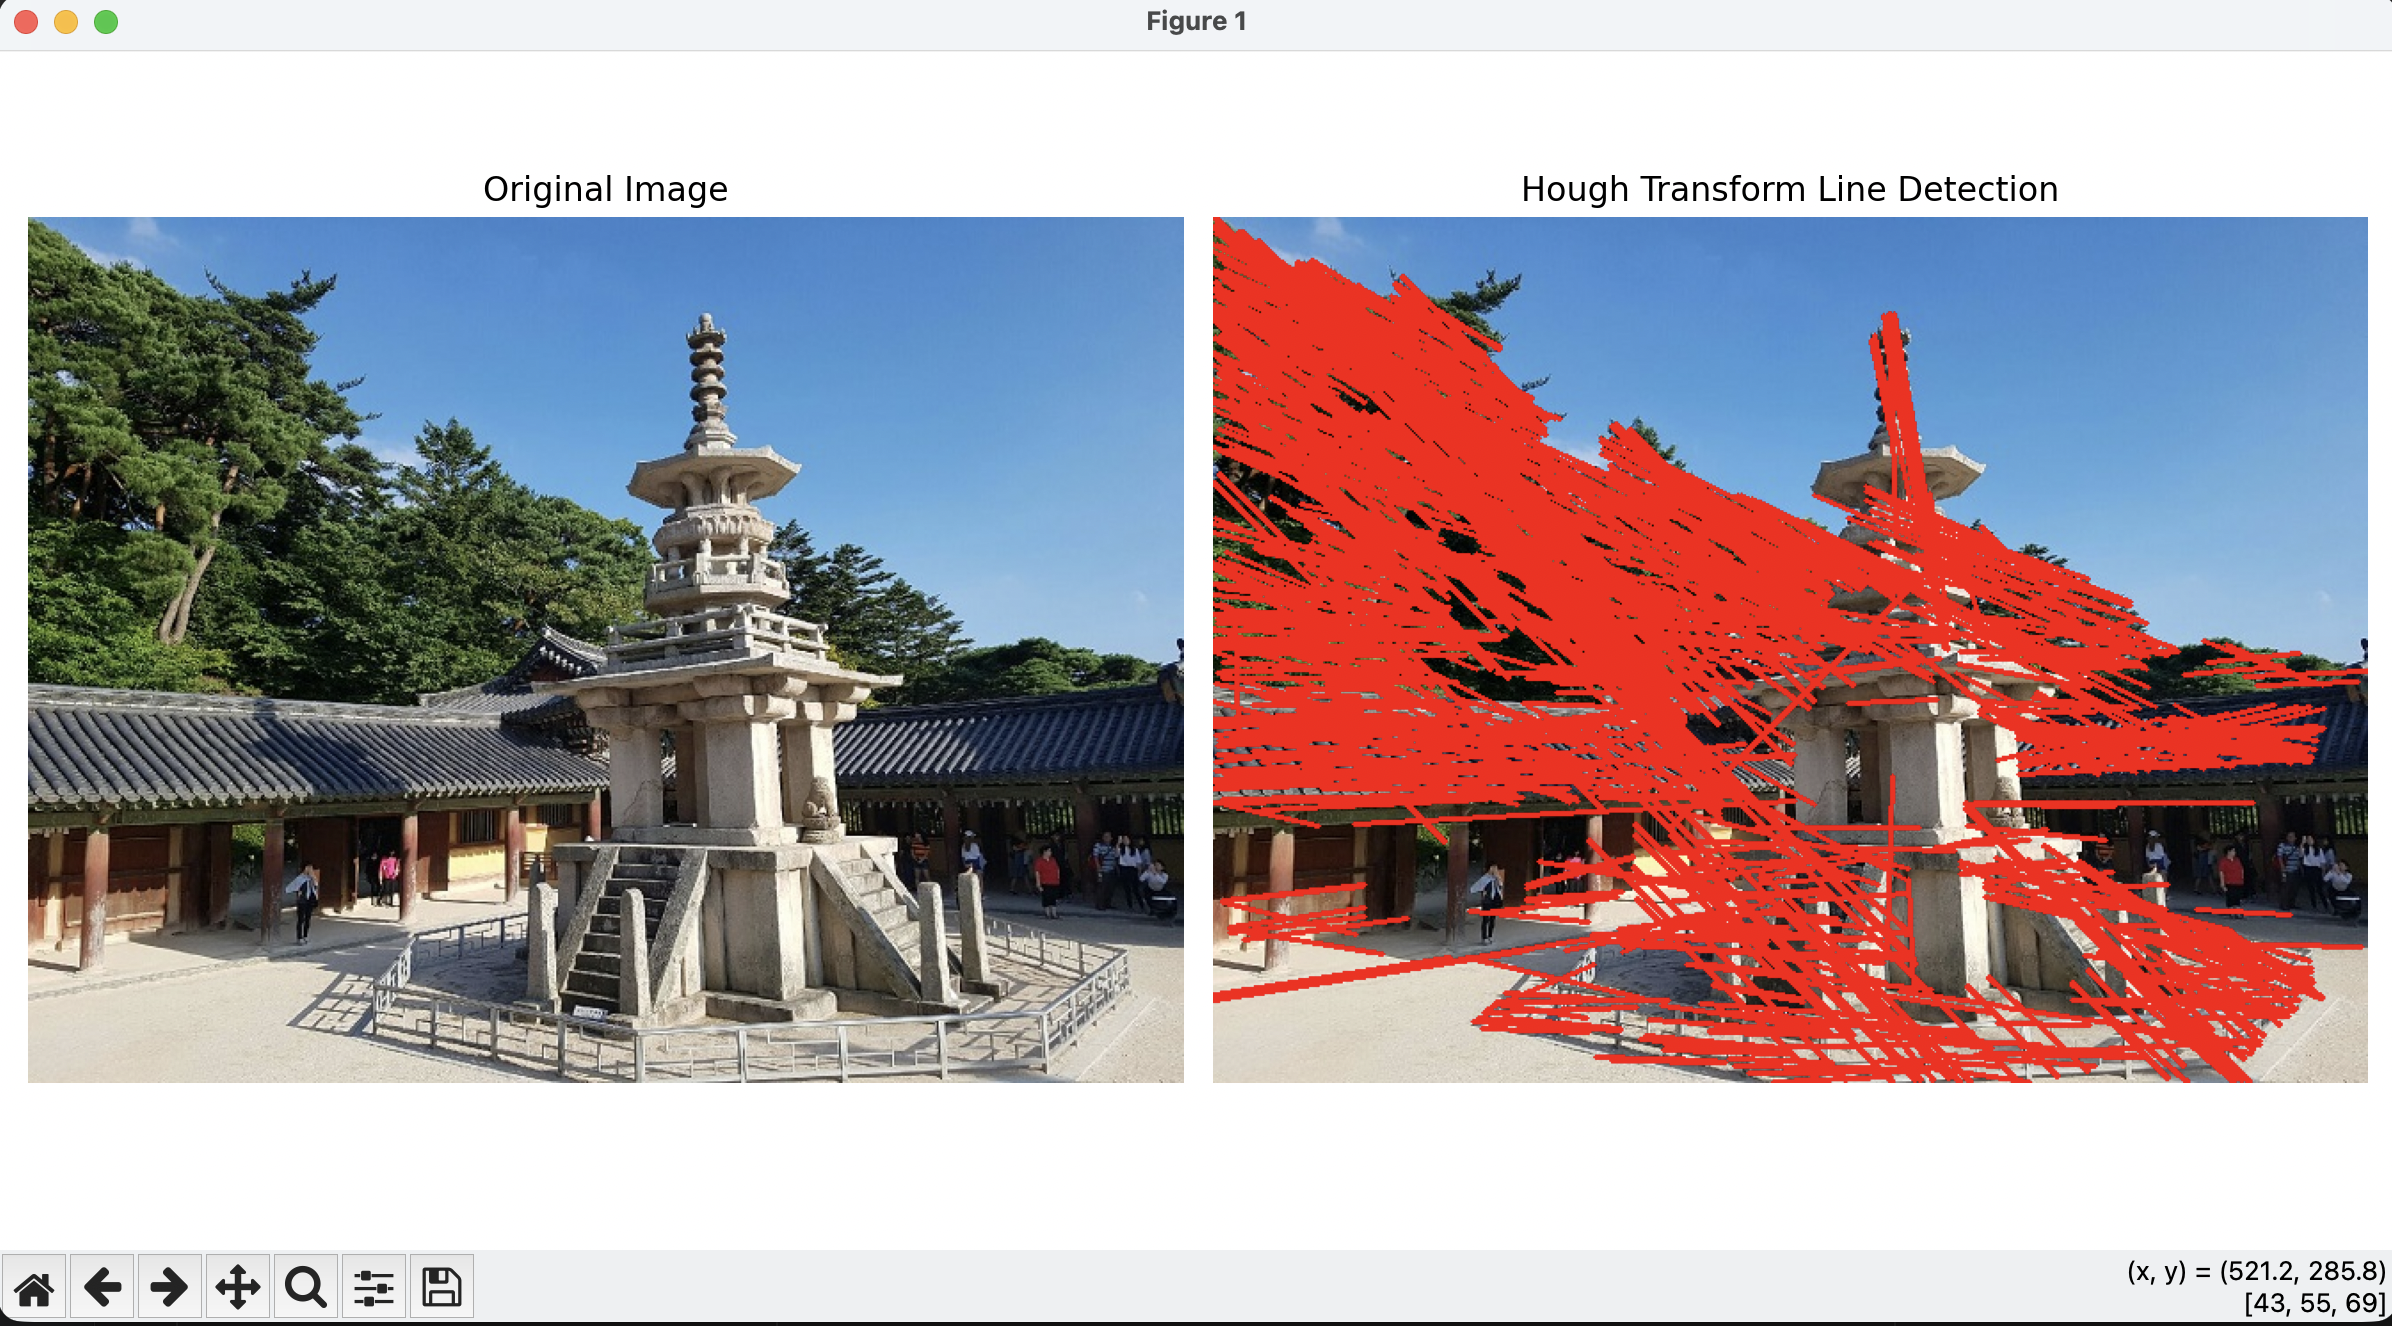

Recreate this plot in Python.
import cv2
import numpy as np
import matplotlib.pyplot as plt
from pathlib import Path

# =========================================================
# 1. 이미지 로드 및 경로 설정
# =========================================================
base_dir = Path(__file__).parent
img_path = str(base_dir / "dabo.jpg")
img = cv2.imread(img_path)

if img is None:
    print(f"Error: 이미지를 찾을 수 없습니다: {img_path}")
    exit()

# 시각화를 위해 원본의 RGB 사본 생성
img_rgb = cv2.cvtColor(img, cv2.COLOR_BGR2RGB)
img_result = img_rgb.copy()

# =========================================================
# 2. Canny 에지 맵 생성
# =========================================================
gray = cv2.cvtColor(img, cv2.COLOR_BGR2GRAY)

# Canny 함수를 사용해 에지 맵 생성 (threshold1=100, threshold2=200)
edges = cv2.Canny(gray, threshold1=100, threshold2=200)

# =========================================================
# 3. 허프 변환(Hough Transform)을 이용한 직선 검출
# =========================================================
# 거리(rho), 각도(theta), 직선으로 판단할 임계값(threshold)과
# 최소 선 길이(minLineLength), 선 사이의 최대 허용 간격(maxLineGap) 설정
lines = cv2.HoughLinesP(edges, rho=1, theta=np.pi/180, threshold=80, minLineLength=50, maxLineGap=10)

# =========================================================
# 4. 검출된 직선 그리기
# =========================================================
if lines is not None:
    for line in lines:
        x1, y1, x2, y2 = line[0]
        # 원본 이미지(RGB 사본) 위에 빨간색(255, 0, 0), 두께 2로 선 그리기
        cv2.line(img_result, (x1, y1), (x2, y2), (255, 0, 0), 2)

# =========================================================
# 5. 결과 시각화 (Matplotlib)
# =========================================================
plt.figure(figsize=(12, 6))

# 첫 번째 구획: 원본 이미지
plt.subplot(1, 2, 1)
plt.title('Original Image')
plt.imshow(img_rgb)
plt.axis('off')

# 두 번째 구획: 직선이 검출된 결과 이미지
plt.subplot(1, 2, 2)
plt.title('Hough Transform Line Detection')
plt.imshow(img_result)
plt.axis('off')

plt.tight_layout()
plt.show()
